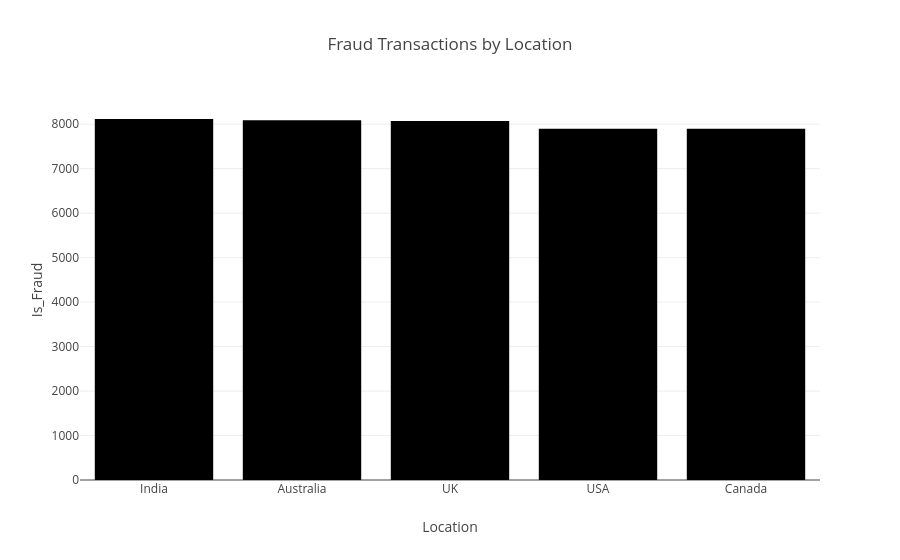

The code cell stored with this chart in its notebook:
### Code cell
# -------------------------
# 8. INTERACTIVE FRAUD BY LOCATION
# -------------------------
fraud_location = (
    df.groupby("Location")["Is_Fraud"]
    .sum()
    .reset_index()
    .sort_values("Is_Fraud", ascending=False)
)

fig2 = px.bar(
    fraud_location,
    x="Location",
    y="Is_Fraud",
    title="Fraud Transactions by Location"
)
fig2.show()

### Figure 1 — Plotly figure (JSON) as saved in the notebook; plotly's stock layout.template omitted (floating-point values rounded to 4 significant figures)
{"data": [{"hovertemplate": "Location=%{x}<br>Is_Fraud=%{y}<extra></extra>", "legendgroup": "", "marker": {"color": "#000001", "pattern": {"shape": ""}}, "name": "", "orientation": "v", "showlegend": false, "textposition": "auto", "x": ["India", "Australia", "UK", "USA", "Canada"], "xaxis": "x", "y": [8117, 8089, 8071, 7898, 7896], "yaxis": "y", "type": "bar"}], "layout": {"xaxis": {"anchor": "y", "domain": [0.0, 1.0], "title": {"text": "Location"}}, "yaxis": {"anchor": "x", "domain": [0.0, 1.0], "title": {"text": "Is_Fraud"}}, "legend": {"tracegroupgap": 0}, "title": {"text": "Fraud Transactions by Location"}, "barmode": "relative"}}
